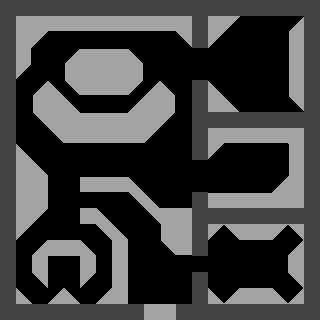

A 2D game scene composited from a Tiled map and its tileset images. What follows is a short description and the map's XML, with every tile layer's data as written:
An orthogonal 20x20 tile map with 16x16 px tiles, 1 tile layer (Walls), 1 hidden layer not drawn and 1 object (tile).

<map version="1.0" orientation="orthogonal" width="20" height="20" tilewidth="16" tileheight="16">
 <tileset firstgid="1" source="bitmap test.tsx" />
 <layer name="Floor" width="20" height="20" visible="0">
  <data encoding="csv">
10,10,10,10,10,10,10,10,10,10,10,10,10,10,10,10,10,10,10,10,
10,10,10,10,10,10,10,10,10,10,10,10,10,10,10,10,10,10,10,10,
10,10,10,10,10,10,10,10,10,10,10,10,10,10,10,10,10,10,10,10,
10,10,10,10,10,10,10,10,10,10,10,10,10,10,10,10,10,10,10,10,
10,10,10,10,10,10,10,10,10,10,10,10,10,10,10,10,10,10,10,10,
10,10,10,10,10,10,10,10,10,10,10,10,10,10,10,10,10,10,10,10,
10,10,10,10,10,10,10,10,10,10,10,10,10,10,10,10,10,10,10,10,
10,10,10,10,10,10,10,10,10,10,10,10,10,10,10,10,10,10,10,10,
10,10,10,10,10,10,10,10,10,10,10,10,10,10,10,10,10,10,10,10,
10,10,10,10,10,10,10,10,10,10,10,10,10,10,10,10,10,10,10,10,
10,10,10,10,10,10,10,10,10,10,10,10,10,10,10,10,10,10,10,10,
10,10,10,10,10,10,10,10,10,10,10,10,10,10,10,10,10,10,10,10,
10,10,10,10,10,10,10,10,10,10,10,10,10,10,10,10,10,10,10,10,
10,10,10,10,10,10,10,10,10,10,10,10,10,10,10,10,10,10,10,10,
10,10,10,10,10,10,10,10,10,10,10,10,10,11,10,11,10,11,10,10,
10,10,10,10,10,10,10,10,10,10,10,10,10,10,11,10,11,10,11,10,
10,10,10,10,10,10,10,10,10,10,10,10,10,11,10,11,10,11,10,10,
10,10,10,10,10,10,10,10,10,10,10,10,10,10,11,10,11,10,11,10,
10,10,10,10,10,10,10,10,10,10,10,10,10,11,10,11,10,11,10,10,
10,10,10,10,10,10,10,10,10,10,10,10,10,10,10,10,10,10,10,10
</data>
 </layer>
 <layer name="Walls" width="20" height="20">
  <data encoding="csv">
11,11,11,11,11,11,11,11,11,11,11,11,11,11,11,11,11,11,11,11,
11,9,9,15,15,15,15,15,15,15,15,9,11,9,6,0,0,0,3,11,
11,9,8,0,0,0,0,0,0,0,0,7,11,6,0,0,0,0,13,11,
11,16,0,0,3,14,14,14,4,0,0,0,0,0,0,0,0,0,13,11,
11,8,0,0,13,9,9,9,16,0,0,0,0,0,0,0,0,0,13,11,
11,0,3,4,7,15,15,15,8,3,4,0,11,4,0,0,0,0,13,11,
11,0,13,9,4,0,0,0,3,9,16,0,11,9,4,0,0,0,7,11,
11,0,7,9,9,14,14,14,9,9,8,0,11,11,11,11,11,11,11,11,
11,0,0,7,15,15,15,15,15,8,0,0,11,9,15,15,15,15,9,11,
11,2,0,0,0,0,0,0,0,0,0,0,11,8,0,0,0,0,13,11,
11,9,2,0,0,0,0,0,0,0,0,0,0,0,0,0,0,0,13,11,
11,9,9,0,0,14,14,14,4,0,0,0,0,0,0,0,0,3,9,11,
11,9,9,0,0,0,0,0,7,4,0,0,11,14,14,14,14,9,9,11,
11,9,6,0,0,9,2,0,0,7,9,9,11,11,11,11,11,11,11,11,
11,6,0,0,0,0,5,2,0,0,13,9,11,6,5,9,9,6,5,11,
11,0,1,9,9,2,0,9,0,0,7,15,11,0,0,0,0,0,1,11,
11,0,9,0,0,9,0,9,0,0,0,0,0,0,0,0,0,0,9,11,
11,0,5,0,0,6,0,9,0,0,0,0,11,0,0,0,0,0,5,11,
11,2,0,1,2,0,1,9,0,0,0,0,11,2,1,9,9,2,1,11,
11,11,11,11,11,11,11,11,11,9,9,11,11,11,11,11,11,11,11,11
</data>
 </layer>
 <objectgroup name="Object Layer 1" width="20" height="20">
  <object type="tile" gid="12" x="160" y="176" />
 </objectgroup>
</map>